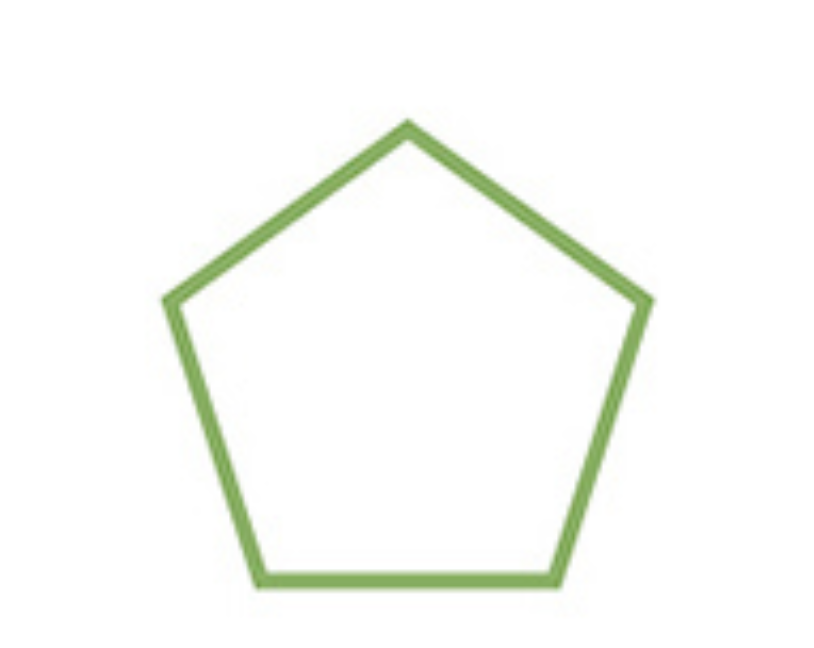
#> input picture image.png, 814 x 648 px
$ python part2.py
#> lines starting #> are read from the running program, lines starting #| are printed output that depends on the picture
import numpy as np
import matplotlib.pyplot as plt
import cv2

image = cv2.imread('image.png')
#> image is the input picture: shape (648, 814, 3); mean B, G, R 247.2, 250.9, 249.1

cv2.imshow('Original', image)
cv2.waitKey(0)
cv2.destroyAllWindows()

rotated_image = cv2.rotate(image, cv2.ROTATE_90_CLOCKWISE)
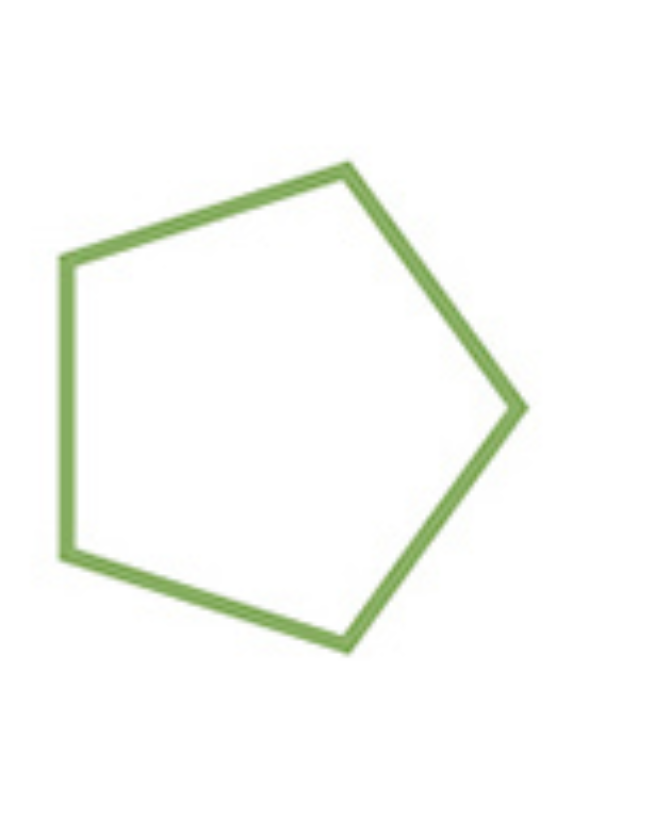
#> rotated_image: shape (814, 648, 3); mean B, G, R 247.2, 250.9, 249.1

scaled_image = cv2.resize(image, None, fx=5, fy=5)

cv2.imshow('Rotated', rotated_image)
cv2.imshow('Scaled', scaled_image)
cv2.waitKey(0)
cv2.destroyAllWindows()

"""
batman = np.array([
    [0, 0],
    [1, 0.2],
    [0.4, 1],
    [0.5, 0.4],
    [0, 0.8],
    [-0.5, 0.4],
    [-0.4, 1],
    [-1, 0.2],
    [0, 0]
])

plt.figure()

rotate_matrix = np.rot90(batman, 2)
plt.plot(batman[:, 0], batman[:, 1], 'b')
plt.plot(rotate_matrix[:, 0], rotate_matrix[:, 1], 'r')

scaled_matrix = cv2.resize(batman, (0, 0), fx=1.5, fy=1.5, interpolation=cv2.INTER_LINEAR)
plt.plot(scaled_matrix[:, 0], scaled_matrix[:, 1], 'g')

flipped_matrix = np.flip(batman, axis=1)
plt.plot(flipped_matrix[:, 0], flipped_matrix[:, 1], 'y')

plt.xlim(-2, 2)
plt.ylim(-2, 2)
plt.axhline(0, color='k', linestyle='-', linewidth=0.5)
plt.axvline(0, color='k', linestyle='-', linewidth=0.5)
plt.grid(True)

plt.show()
"""
